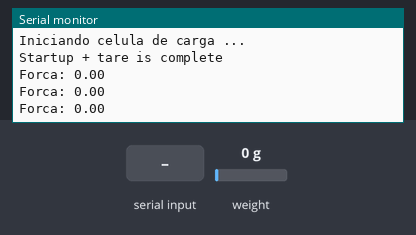
This sketch was run on a simulated ESP8266 (NodeMCU). On the bench: the last lines printed to the serial monitor. Inputs (shaded band) come from the test bench; at power-on: weight on the scale 0 g.

Above: at 6.6 s.
6.7 s: "t" received over Serial
At 7.3 s:
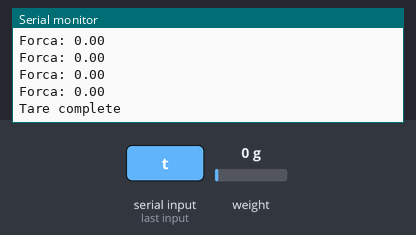
8.4 s: weight on the scale set to 100 g
At 8.8 s:
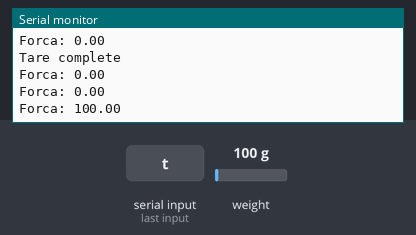
9.9 s: weight on the scale set to 1250 g
At 10.3 s:
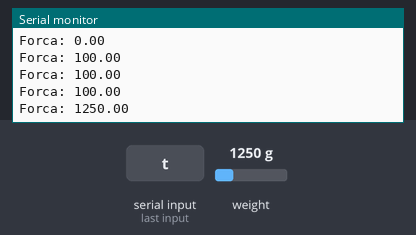
Timing chart, 0 to 12.9 s (numbered marks = the images above; inputs shaded):
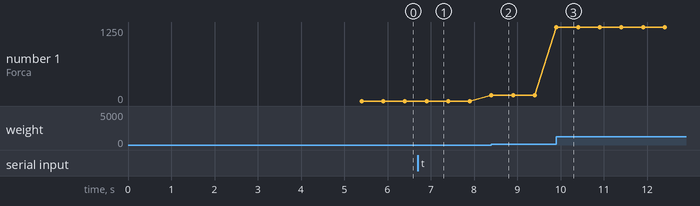

Measured:
- after the input at 6.7 s, the serial monitor: prints a new line after 0.20 s (image 1)
- after the input at 8.4 s, the serial monitor: prints a new line at once (image 2)
- after the input at 9.9 s, the serial monitor: prints a new line at once (image 3)
- plotted number 1: 0 → 100 after the input at 8.4 s, 100 → 1250 after the input at 9.9 s

The sketch:

NodeMCU_CelulaDeCarga.ino
```cpp
/*
  @author: Marcelo Schmitt

  Sketch para teste de célula de carga em conjunto com placas NodeMCU.
  Testado com uma célula de carga de 1Kg de capacidade e um amplificador hx711.
  Bem estável, sempre volta retornar a medida inicial de forca após a carga ser retirada.
  Muito sensivel (mexer nos fios que ligam a celula de carga ao amplificador pode fazer alterar a medida de forca).
  Pode ser melhor ajustado alterando fator_de_calibracao apesar de o valor inicial ja ser bem razoavel.

  Esse sketch é adaptado de Calibrate.ino da biblioteca HX711_ADC por Olav Kallhovd (https://github.com/olkal/HX711_ADC).
*/

#include <SPI.h>
#include <ESP8266WiFi.h>


///////////////SETUP DA CELULA DE CARGA////////////////////
// --- Mapeamento de Hardware ---
//#define  ADDO  0    //Data Out //versao para ESP01
//#define  ADSK  2    //SCK //versao para ESP01
#define  ADDO  D0    //Data Out //versao para nodeMCU (ESP12)
#define  ADSK  D2    //SCK //versao para nodeMCU (ESP12)

//Este sktech utiliza uma versão adaptada da biblioteca HX711_ADC
#include <HX711_ADC.h>

//HX711 constructor (dout pin, sck pin)
HX711_ADC LoadCell(D0, D2);

//#define fator_de_calibracao 696.0
#define fator_de_calibracao 1696.0

long ultima_leitura = millis();

float forca = 0.0;

//////////////////////////////////////////////////////////

void setup() {
  Serial.begin(115200);

  Serial.println("Iniciando celula de carga ...");
  LoadCell.begin();
  long stabilisingtime = 5000; // tare preciscion can be improved by adding a few seconds of stabilising time
  LoadCell.start(stabilisingtime);
  LoadCell.setCalFactor(fator_de_calibracao); // user set calibration factor (float)
  Serial.println("Startup + tare is complete");
  Serial.println();
  Serial.println();

}

void loop() {
    le_celula_carga();
    delay(500);
}

void le_celula_carga() {
  //update() should be called at least as often as HX711 sample rate; >10Hz@10SPS, >80Hz@80SPS
  //longer delay in scetch will reduce effective sample rate (be carefull with delay() in loop)
  LoadCell.update();

  //get smoothed value from data set + current calibration factor
  if (millis() > ultima_leitura + 250) {
    forca = LoadCell.getData();
    Serial.print("Forca: ");
    Serial.print(forca);
    Serial.println();
    ultima_leitura = millis();
  }

  //receive from serial terminal
    if (Serial.available() > 0) {
      float i;
      char inByte = Serial.read();
      if (inByte == 't') LoadCell.tareNoDelay();
    }

  //check if last tare operation is complete
  if (LoadCell.getTareStatus() == true) {
    Serial.println("Tare complete");
  }

}
```
